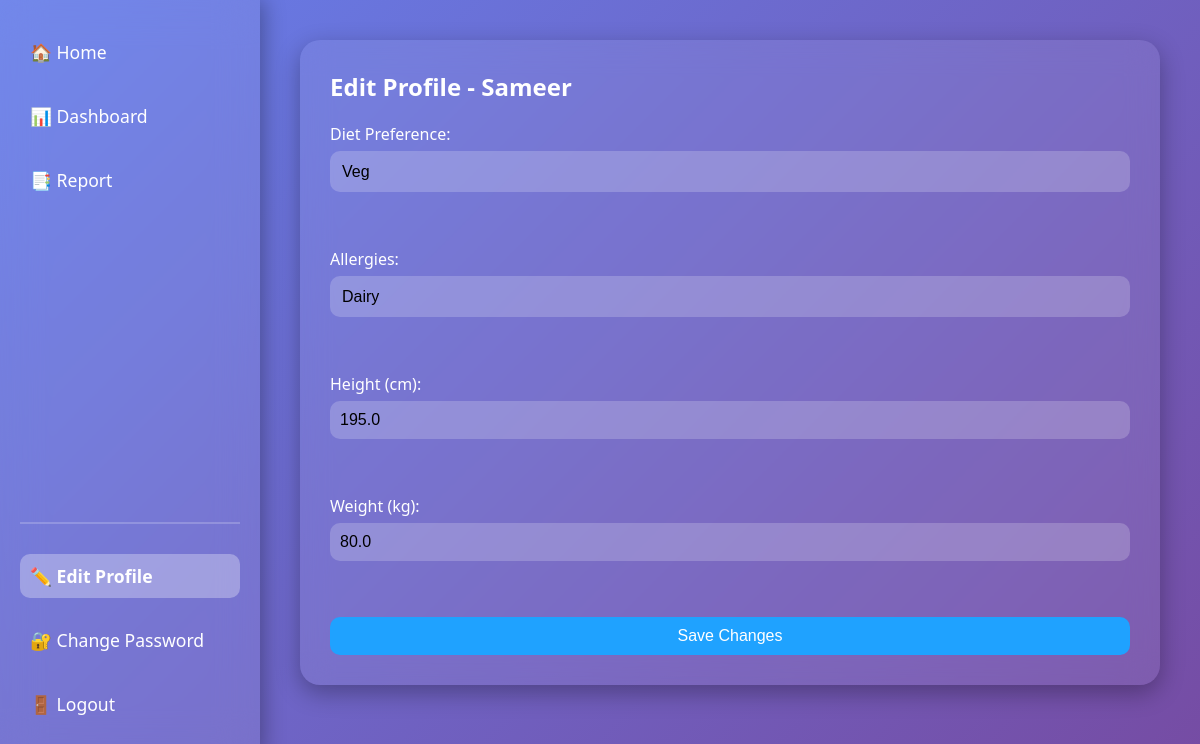
Screenshot of /edit-profile/ (signed in) with the database file from the repository.
### tracker/models.py (models this page shows, shortened)
class UserProfile(models.Model):
    user = models.OneToOneField(User, on_delete=models.CASCADE)
    dob = models.DateField(null=True, blank=True)
    age = models.PositiveIntegerField(null=True, blank=True)
    is_profile_complete = models.BooleanField(default=False)
    diet_preference = models.CharField(max_length=10, choices=[('veg', 'Veg'), ('nonveg', 'Non-Veg')], blank=True)
    allergies = models.CharField(max_length=100, choices=ALLERGY_CHOICES, blank=True)
    height = models.FloatField(null=True, blank=True)
    weight = models.FloatField(null=True, blank=True)
    report_file = models.FileField(upload_to='reports/', null=True, blank=True)
    liver_stage = models.CharField(max_length=20, blank=True, null=True)

### tracker/views.py (the view, shortened to what this page needs)
# urls.py: path('edit-profile/', edit_profile, name='edit_profile'),
@login_required
def edit_profile(request):
    profile = UserProfile.objects.get(user=request.user)
    return render(request, 'tracker/edit_profile.html', {
        'profile': profile,
        'allergy_choices': ALLERGY_CHOICES
    })

### tracker/templates/tracker/edit_profile.html (shortened to what this page needs)
<!DOCTYPE html>
<html lang="en">
<head>
</head>
<body>
  <div class="sidebar">
    <div class="top-links">
        <a href="{% url 'home' %}" class="{% if request.resolver_match.url_name == 'home' %}active{% endif %}">🏠 Home</a>
        <a href="{% url 'dashboard' %}" class="{% if request.resolver_match.url_name == 'dashboard' %}active{% endif %}">📊 Dashboard</a>
        <a href="{% url 'report' %}" class="{% if request.resolver_match.url_name == 'report' %}active{% endif %}">📑 Report</a>
    </div>
    <hr style="border: 1px solid rgba(255, 255, 255, 0.2); margin: 30px 0; margin-top: 320px;">
    <div class="bottom-links">
        <a href="{% url 'edit_profile' %}" class="{% if request.resolver_match.url_name == 'edit_profile' %}active{% endif %}">✏️ Edit Profile</a>
        <a href="{% url 'change_password' %}" class="{% if request.resolver_match.url_name == 'change_password' %}active{% endif %}">🔐 Change Password</a>
        <a href="{% url 'logout' %}" class="{% if request.resolver_match.url_name == 'logout' %}active{% endif %}">🚪 Logout</a>
    </div>
</div>
  <div class="main-content">
    <div class="card">
      <h2>Edit Profile - {{ request.user.username }}</h2>
      <form method="POST">
        <label>Diet Preference:</label>
        <select name="diet_preference">
          <option value="veg" {% if profile.diet_preference == 'veg' %}selected{% endif %}>Veg</option>
        </select><br><br>
        <label>Allergies:</label>
        <select name="allergies">
          {% for value, label in allergy_choices %}
          <option value="{{ value }}" {% if profile.allergies == value %}selected{% endif %}>{{ label }}</option>
          {% endfor %}
        </select>
        <br><br>
        <label>Height (cm):</label>
        <input type="number" step="0.01" name="height" value="{{ profile.height }}"><br><br>
        <label>Weight (kg):</label>
        <input type="number" step="0.01" name="weight" value="{{ profile.weight }}"><br><br>
        <button type="submit">Save Changes</button>
      </form>
    </div>
  </div>
</body>
</html>

### tracker/templates/tracker/edit_profile.html (style rules this page uses)
body { margin: 0; font-family: 'Segoe UI', Tahoma, Geneva, Verdana, sans-serif; background: linear-gradient(135deg, #667eea, #764ba2); color: #fff; display: flex; height: 100vh; }
.sidebar { position: fixed; width: 220px; background: rgba(255, 255, 255, 0.08); backdrop-filter: blur(20px); padding: 30px 20px; display: flex; flex-direction: column; justify-content: space-between; box-shadow: 4px 0 20px rgba(0, 0, 0, 0.3); }
.sidebar a { color: #fff; text-decoration: none; font-size: 1.1rem; padding: 10px; border-radius: 10px; transition: background 0.3s; }
.sidebar a.active { background: rgba(255, 255, 255, 0.3); font-weight: bold; }
.top-links, .bottom-links { display: flex; flex-direction: column; gap: 20px; }
.main-content { margin-left: 260px; flex: 1; padding: 40px; overflow-y: auto; }
.card { background: rgba(255, 255, 255, 0.08); backdrop-filter: blur(15px); border-radius: 20px; padding: 30px; margin-bottom: 30px; box-shadow: 0 8px 24px rgba(0, 0, 0, 0.3); }
h2, h3 { margin-top: 0; }
form { display: grid; gap: 6px; margin-top: 20px; }
label { font-weight: 500; }
input, button { padding: 10px; border: none; border-radius: 10px; font-size: 1rem; }
input { background: rgba(255, 255, 255, 0.2); color: #000; }
button { background: #1fa2ff; color: white; cursor: pointer; transition: background 0.3s; }
select { background: rgba(255, 255, 255, 0.2); color: #000; border: none; padding: 12px; border-radius: 10px; font-size: 1rem; appearance: none; -webkit-appearance: none; -moz-appearance: none; cursor: pointer; transition: background 0.3s; }

### rows the page displays
UserProfile: diet_preference "Veg", allergies "Dairy", height "195.0", weight "80.0"

### other values shown
{{ request.user.username }} "Sameer"
